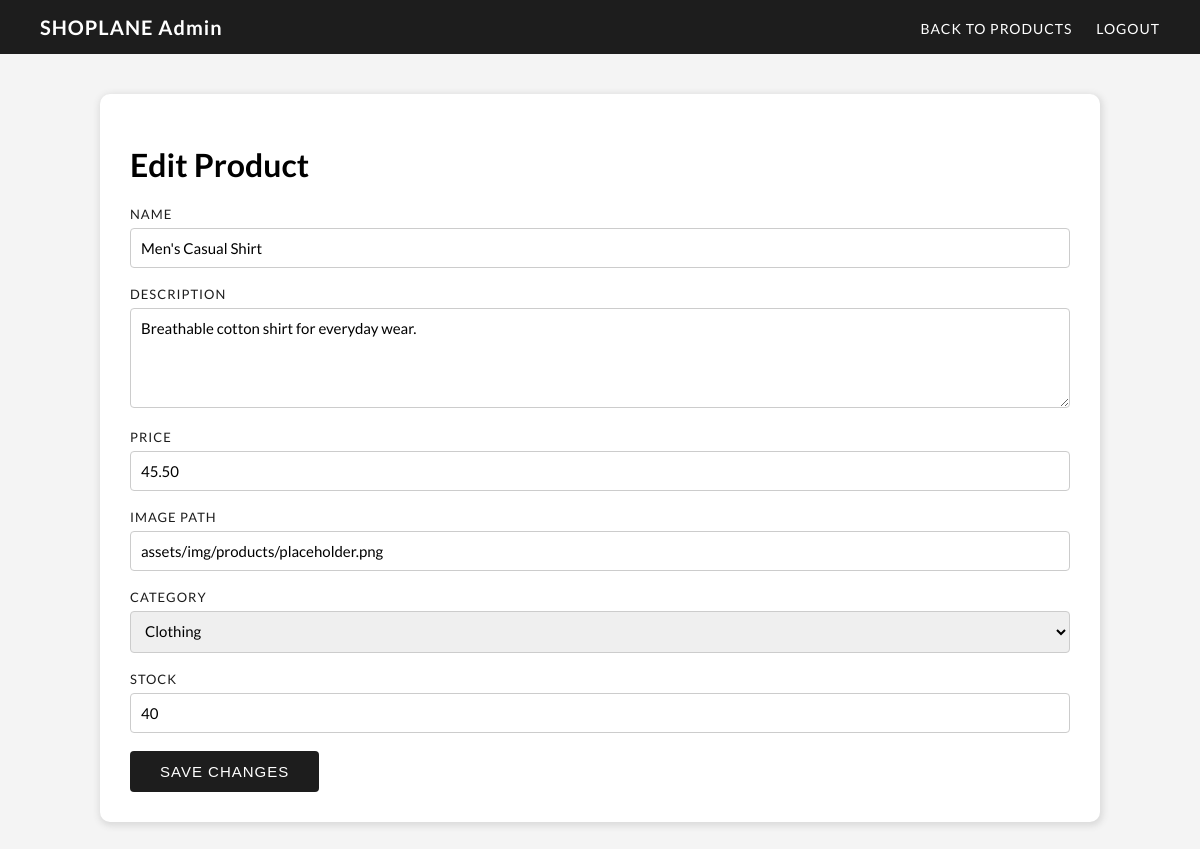
Page /admin/product-edit.php?id=2 (signed in) on the committed database.
### tables this page shows
CREATE TABLE products (
  id INT AUTO_INCREMENT PRIMARY KEY,
  name VARCHAR(150) NOT NULL,
  description TEXT,
  price DECIMAL(10,2) NOT NULL,
  image VARCHAR(255),
  category VARCHAR(80),
  stock INT DEFAULT 0,
  created_at TIMESTAMP DEFAULT CURRENT_TIMESTAMP
);

### includes/functions.php (called while the page is built)
<?php
function asset($relativePath)
{
    $fullPath = __DIR__ . '/../' . $relativePath;
    $version = file_exists($fullPath) ? filemtime($fullPath) : time();
    return $relativePath . '?v=' . $version;
}

### admin/product-edit.php (the view, shortened to what this page needs)
<?php
require_once __DIR__ . '/../includes/db.php';
$id = filter_input(INPUT_GET, 'id', FILTER_VALIDATE_INT);
$stmt = $pdo->prepare('SELECT id, name, description, price, image, category, stock FROM products WHERE id = ?');
$stmt->execute([$id]);
$product = $stmt->fetch();
$name = $product['name'];
$description = $product['description'];
$price = $product['price'];
$image = $product['image'];
$category = $product['category'];
$stock = $product['stock'];
?>
<!DOCTYPE html>
<html lang="en">
<head>
    <link rel="stylesheet" href="../<?php echo asset('assets/css/admin.css'); ?>">
</head>
<body>
    <div id="adminBar">
        <div id="adminBrand"> SHOPLANE Admin </div>
        <div id="adminNav">
            <a href="index.php"> Back to Products </a>
            <a href="../logout.php"> Logout </a>
        </div>
    </div>
    <div id="adminContainer">
        <h1> Edit Product </h1>
        <form class="adminForm" method="post" action="product-edit.php?id=<?php echo (int) $id; ?>" id="productForm">
            <div class="formGroup">
                <label for="name"> Name </label>
                <input type="text" id="name" name="name" value="<?php echo htmlspecialchars($name); ?>" required>
            </div>
            <div class="formGroup">
                <label for="description"> Description </label>
                <textarea id="description" name="description"><?php echo htmlspecialchars($description); ?></textarea>
            </div>
            <div class="formGroup">
                <label for="price"> Price </label>
                <input type="text" id="price" name="price" value="<?php echo htmlspecialchars($price); ?>" required>
            </div>
            <div class="formGroup">
                <label for="image"> Image Path </label>
                <input type="text" id="image" name="image" value="<?php echo htmlspecialchars($image); ?>">
            </div>
            <div class="formGroup">
                <label for="category"> Category </label>
                <select id="category" name="category">
                    <option value="clothing" <?php echo $category === 'clothing' ? 'selected' : ''; ?>>Clothing</option>
                </select>
            </div>
            <div class="formGroup">
                <label for="stock"> Stock </label>
                <input type="text" id="stock" name="stock" value="<?php echo htmlspecialchars($stock); ?>" required>
            </div>
            <button type="submit" id="adminSubmit"> Save Changes </button>
        </form>
    </div>
</body>
</html>

### assets/css/admin.css (style rules this page uses)
* { box-sizing: border-box; }
body { margin: 0; font-family: 'Lato', sans-serif; background-color: #f4f4f4; }
#adminBar { display: flex; justify-content: space-between; align-items: center; padding: 15px 40px; background-color: rgb(29, 29, 29); color: white; }
#adminBrand { font-size: 20px; font-weight: bold; letter-spacing: 1px; }
#adminNav a { color: white; text-decoration: none; margin-left: 20px; font-size: 14px; text-transform: uppercase; letter-spacing: 1px; }
#adminContainer { max-width: 1000px; margin: 40px auto; padding: 30px; background-color: white; border-radius: 10px; box-shadow: 1px 2px 6px 2px rgb(219, 219, 219); }
.adminForm .formGroup { margin-bottom: 18px; }
.adminForm label { display: block; margin-bottom: 6px; font-size: 13px; text-transform: uppercase; letter-spacing: 1px; color: rgb(29, 29, 29); }
.adminForm input, .adminForm select, .adminForm textarea { width: 100%; padding: 10px; font-size: 15px; font-family: 'Lato', sans-serif; border: 1px solid #ccc; border-radius: 4px; }
.adminForm textarea { min-height: 100px; resize: vertical; }
#adminSubmit { padding: 12px 30px; background-color: rgb(29, 29, 29); color: white; border: none; border-radius: 4px; font-size: 15px; text-transform: uppercase; letter-spacing: 1px; cursor: pointer; }

### rows in the picture
products: name "Men's Casual Shirt", description "Breathable cotton shirt for everyday wear.", price "45.50", image "assets/img/products/placeholder.png", category "Clothing", stock "40"
